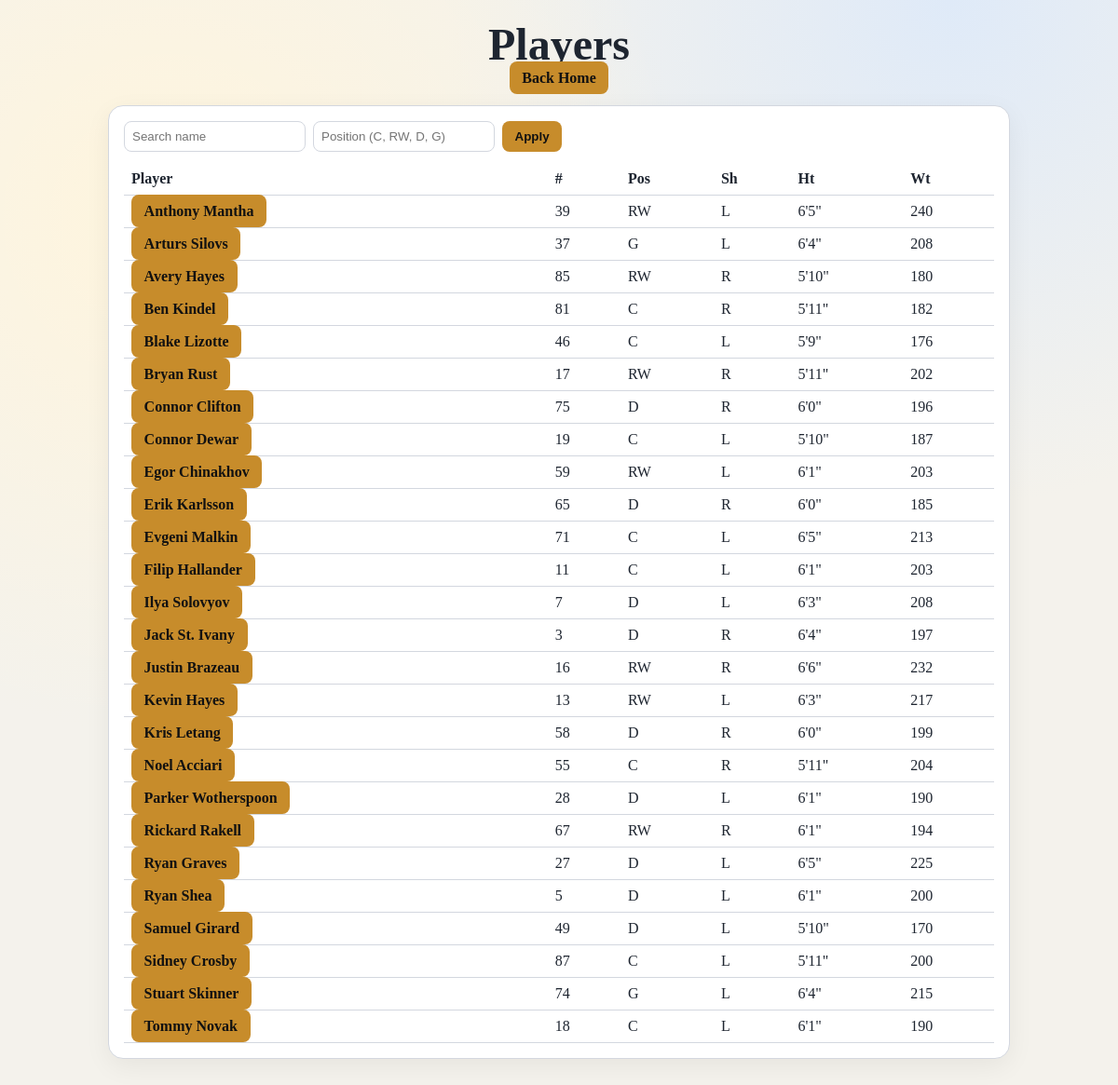
The page /players on the database its author committed.
### models.py (models this page shows)
class Roster(SQLModel, table=True):
    id: Optional[int] = Field(default=None, primary_key=True)
    player: str
    number: Optional[int]
    pos: Optional[str]
    sh: Optional[str]  # shoots
    ht: Optional[str]
    wt: Optional[int]
    born: Optional[str]
    birthplace: Optional[str]

### main.py (the view)
@app.get("/players", response_class=HTMLResponse)
def players_page(request: Request, pos: Optional[str] = None, q: Optional[str] = None):
    with Session(engine) as session:
        statement = select(Roster).order_by(Roster.player)
        if pos:
            statement = statement.where(Roster.pos == pos.upper())
        if q:
            statement = statement.where(Roster.player.contains(q))
        players = session.exec(statement).all()
    return templates.TemplateResponse(
        request=request,
        name="players.html",
        context={
            "players": players,
            "pos": pos or "",
            "q": q or "",
        },
    )

### templates/players.html (shortened to what this page needs)
<!doctype html>
<html lang="en">
  <head>
    <link rel="stylesheet" href="/static/style.css" />
  </head>
  <body>
    <header class="hero compact">
      <h1>Players</h1>
      <a href="/">Back Home</a>
    </header>
    <main class="container">
      <section class="card">
        <form method="get" class="filters">
          <input type="text" name="q" value="{{ q }}" placeholder="Search name" />
          <input type="text" name="pos" value="{{ pos }}" placeholder="Position (C, RW, D, G)" />
          <button type="submit">Apply</button>
        </form>
        <table>
          <thead>
            <tr>
              <th>Player</th>
              <th>#</th>
              <th>Pos</th>
              <th>Sh</th>
              <th>Ht</th>
              <th>Wt</th>
            </tr>
          </thead>
          <tbody>
            {% for p in players %}
            <tr>
              <td><a href="/players/{{ p.player }}">{{ p.player }}</a></td>
              <td>{{ p.number or "-" }}</td>
              <td>{{ p.pos or "-" }}</td>
              <td>{{ p.sh or "-" }}</td>
              <td>{{ p.ht or "-" }}</td>
              <td>{{ p.wt or "-" }}</td>
            </tr>
            {% endfor %}
          </tbody>
        </table>
      </section>
    </main>
  </body>
</html>

### static/style.css (style rules this page uses)
:root { --bg: #f4f2ec; --card: #ffffff; --text: #1e2530; --muted: #d3d7df; --accent: #c78c2b; --accent-dark: #8a5f1d; }
* { box-sizing: border-box; }
body { margin: 0; font-family: Georgia, "Times New Roman", serif; color: var(--text); background: radial-gradient(circle at 15% 20%, #fff5dd, transparent 40%), radial-gradient(circle at 85% 0%, #dfeaf8, transparent 35%), var(--bg); }
.hero { padding: 2rem 1rem; text-align: center; }
.hero h1 { margin: 0; font-size: clamp(2rem, 5vw, 3rem); }
.hero.compact { padding: 1.25rem 1rem; }
a, button { background: var(--accent); color: #111; border: none; border-radius: 0.5rem; padding: 0.55rem 0.85rem; text-decoration: none; font-weight: 600; }
.container { max-width: 1000px; margin: 0 auto; padding: 0 1rem 2rem; }
.card { background: var(--card); border: 1px solid var(--muted); border-radius: 1rem; padding: 1rem; box-shadow: 0 8px 28px rgba(0, 0, 0, 0.06); }
.filters { display: flex; flex-wrap: wrap; gap: 0.5rem; margin-bottom: 0.75rem; }
input { padding: 0.5rem; border: 1px solid var(--muted); border-radius: 0.5rem; }
table { width: 100%; border-collapse: collapse; }
th, td { text-align: left; border-bottom: 1px solid var(--muted); padding: 0.5rem; }

### rows shown on the page
Roster: player "Anthony Mantha", number "39", pos "RW", sh "L", ht "6'5\"", wt "240"
Roster: player "Arturs Silovs", number "37", pos "G", sh "L", ht "6'4\"", wt "208"
Roster: player "Avery Hayes", number "85", pos "RW", sh "R", ht "5'10\"", wt "180"
Roster: player "Ben Kindel", number "81", pos "C", sh "R", ht "5'11\"", wt "182"
Roster: player "Blake Lizotte", number "46", pos "C", sh "L", ht "5'9\"", wt "176"
Roster: player "Bryan Rust", number "17", pos "RW", sh "R", ht "5'11\"", wt "202"
Roster: player "Connor Clifton", number "75", pos "D", sh "R", ht "6'0\"", wt "196"
Roster: player "Connor Dewar", number "19", pos "C", sh "L", ht "5'10\"", wt "187"
Roster: player "Egor Chinakhov", number "59", pos "RW", sh "L", ht "6'1\"", wt "203"
Roster: player "Erik Karlsson", number "65", pos "D", sh "R", ht "6'0\"", wt "185"
Roster: player "Evgeni Malkin", number "71", pos "C", sh "L", ht "6'5\"", wt "213"
Roster: player "Filip Hallander", number "11", pos "C", sh "L", ht "6'1\"", wt "203"
Roster: player "Ilya Solovyov", number "7", pos "D", sh "L", ht "6'3\"", wt "208"
Roster: player "Jack St. Ivany", number "3", pos "D", sh "R", ht "6'4\"", wt "197"
Roster: player "Justin Brazeau", number "16", pos "RW", sh "R", ht "6'6\"", wt "232"
Roster: player "Kevin Hayes", number "13", pos "RW", sh "L", ht "6'3\"", wt "217"
Roster: player "Kris Letang", number "58", pos "D", sh "R", ht "6'0\"", wt "199"
Roster: player "Noel Acciari", number "55", pos "C", sh "R", ht "5'11\"", wt "204"
Roster: player "Parker Wotherspoon", number "28", pos "D", sh "L", ht "6'1\"", wt "190"
Roster: player "Rickard Rakell", number "67", pos "RW", sh "R", ht "6'1\"", wt "194"
Roster: player "Ryan Graves", number "27", pos "D", sh "L", ht "6'5\"", wt "225"
Roster: player "Ryan Shea", number "5", pos "D", sh "L", ht "6'1\"", wt "200"
Roster: player "Samuel Girard", number "49", pos "D", sh "L", ht "5'10\"", wt "170"
Roster: player "Sidney Crosby", number "87", pos "C", sh "L", ht "5'11\"", wt "200"
Roster: player "Stuart Skinner", number "74", pos "G", sh "L", ht "6'4\"", wt "215"
Roster: player "Tommy Novak", number "18", pos "C", sh "L", ht "6'1\"", wt "190"
